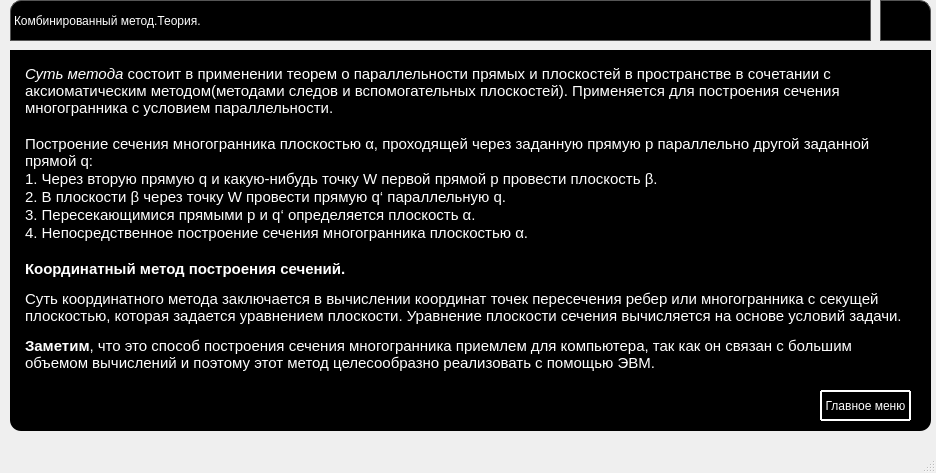
<?xml version="1.0" encoding="UTF-8"?>
<ui version="4.0">
 <class>mainWindow</class>
 <widget class="QMainWindow" name="mainWindow">
  <property name="geometry">
   <rect>
    <x>0</x>
    <y>0</y>
    <width>936</width>
    <height>473</height>
   </rect>
  </property>
  <property name="windowTitle">
   <string>MainWindow</string>
  </property>
  <property name="documentMode">
   <bool>false</bool>
  </property>
  <property name="dockNestingEnabled">
   <bool>false</bool>
  </property>
  <widget class="QWidget" name="centralwidget">
   <widget class="QPushButton" name="closebutton">
    <property name="geometry">
     <rect>
      <x>880</x>
      <y>0</y>
      <width>51</width>
      <height>41</height>
     </rect>
    </property>
    <property name="mouseTracking">
     <bool>false</bool>
    </property>
    <property name="styleSheet">
     <string notr="true">QPushButton{
border: 1px solid #555;
padding: 5 px ;
border-top-right-radius: 11px;
background: black;
}
QPushButton:hover { background: rgba(255,255,255,.2); }
QPushButton:pressed { background: white; }</string>
    </property>
    <property name="text">
     <string/>
    </property>
    <property name="icon">
     <iconset>
      <normaloff>photos/крестик.png</normaloff>photos/крестик.png</iconset>
    </property>
    <property name="default">
     <bool>false</bool>
    </property>
   </widget>
   <widget class="QLabel" name="label">
    <property name="geometry">
     <rect>
      <x>10</x>
      <y>0</y>
      <width>861</width>
      <height>41</height>
     </rect>
    </property>
    <property name="styleSheet">
     <string notr="true">QLabel{
	font: 75 italic 22pt &quot;MS Sans Serif&quot;;
color: white;
border: 1px solid #555;
border-top-left-radius: 11px;
background: black;
font-weight: 3;
text-transform: capitalize;
font-size: 25;
}</string>
    </property>
    <property name="text">
     <string>Комбинированный метод.Теория.</string>
    </property>
   </widget>
   <widget class="QGroupBox" name="groupBox_2">
    <property name="geometry">
     <rect>
      <x>10</x>
      <y>50</y>
      <width>921</width>
      <height>381</height>
     </rect>
    </property>
    <property name="styleSheet">
     <string notr="true">QGroupBox{
border-bottom-left-radius: 11px;
border-bottom-right-radius: 11px;
background: black;
}</string>
    </property>
    <property name="title">
     <string/>
    </property>
    <widget class="QLabel" name="label_13">
     <property name="geometry">
      <rect>
       <x>20</x>
       <y>20</y>
       <width>47</width>
       <height>13</height>
      </rect>
     </property>
     <property name="text">
      <string>TextLabel</string>
     </property>
    </widget>
    <widget class="QLabel" name="label_14">
     <property name="geometry">
      <rect>
       <x>20</x>
       <y>30</y>
       <width>47</width>
       <height>13</height>
      </rect>
     </property>
     <property name="text">
      <string>TextLabel</string>
     </property>
    </widget>
    <widget class="QStackedWidget" name="stackedWidget">
     <property name="geometry">
      <rect>
       <x>10</x>
       <y>10</y>
       <width>901</width>
       <height>341</height>
      </rect>
     </property>
     <property name="styleSheet">
      <string notr="true">color:white;
background:black;
</string>
     </property>
     <property name="currentIndex">
      <number>0</number>
     </property>
     <widget class="QWidget" name="page">
      <widget class="QTextBrowser" name="textBrowser">
       <property name="geometry">
        <rect>
         <x>0</x>
         <y>0</y>
         <width>901</width>
         <height>341</height>
        </rect>
       </property>
       <property name="styleSheet">
        <string notr="true">QTextBrowser{
color: white;
border: 1px solid black;
border-top-left-radius: 11px;
background: black;
font-weight: 3;
text-transform: capitalize;
font-size: 25;
color: white;
}</string>
       </property>
       <property name="html">
        <string>&lt;!DOCTYPE HTML PUBLIC &quot;-//W3C//DTD HTML 4.0//EN&quot; &quot;http://www.w3.org/TR/REC-html40/strict.dtd&quot;&gt;
&lt;html&gt;&lt;head&gt;&lt;meta name=&quot;qrichtext&quot; content=&quot;1&quot; /&gt;&lt;style type=&quot;text/css&quot;&gt;
p, li { white-space: pre-wrap; }
&lt;/style&gt;&lt;/head&gt;&lt;body style=&quot; font-family:'MS Shell Dlg 2'; font-size:8.25pt; font-weight:0; font-style:normal;&quot;&gt;
&lt;p style=&quot; margin-top:0px; margin-bottom:0px; margin-left:0px; margin-right:0px; -qt-block-indent:0; text-indent:0px;&quot;&gt;&lt;span style=&quot; font-size:11pt; font-style:italic; color:#ffffff;&quot;&gt;Суть метода&lt;/span&gt;&lt;span style=&quot; font-size:11pt; color:#ffffff;&quot;&gt; состоит в применении теорем о параллельности прямых и плоскостей в пространстве в сочетании с аксиоматическим методом(методами следов и вспомогательных плоскостей). Применяется для построения сечения многогранника с условием параллельности.&lt;/span&gt;&lt;/p&gt;
&lt;p style=&quot;-qt-paragraph-type:empty; margin-top:0px; margin-bottom:0px; margin-left:0px; margin-right:0px; -qt-block-indent:0; text-indent:0px; font-size:11pt; color:#ffffff;&quot;&gt;&lt;br /&gt;&lt;/p&gt;
&lt;p style=&quot; margin-top:0px; margin-bottom:0px; margin-left:0px; margin-right:0px; -qt-block-indent:0; text-indent:0px;&quot;&gt;&lt;span style=&quot; font-size:11pt; color:#ffffff;&quot;&gt;Построение сечения многогранника плоскостью α, проходящей через заданную прямую p параллельно другой заданной прямой q:&lt;/span&gt;&lt;/p&gt;
&lt;p style=&quot; margin-top:0px; margin-bottom:0px; margin-left:0px; margin-right:0px; -qt-block-indent:0; text-indent:0px;&quot;&gt;&lt;span style=&quot; font-size:11pt; color:#ffffff;&quot;&gt;1. Через вторую прямую q и какую-нибудь точку W первой прямой р провести плоскость β. &lt;/span&gt;&lt;/p&gt;
&lt;p style=&quot; margin-top:0px; margin-bottom:0px; margin-left:0px; margin-right:0px; -qt-block-indent:0; text-indent:0px;&quot;&gt;&lt;span style=&quot; font-size:11pt; color:#ffffff;&quot;&gt;2. В плоскости β через точку W провести прямую q‘ параллельную q.&lt;/span&gt;&lt;/p&gt;
&lt;p style=&quot; margin-top:0px; margin-bottom:0px; margin-left:0px; margin-right:0px; -qt-block-indent:0; text-indent:0px;&quot;&gt;&lt;span style=&quot; font-size:11pt; color:#ffffff;&quot;&gt;3. Пересекающимися прямыми p и q‘ определяется плоскость α. &lt;/span&gt;&lt;/p&gt;
&lt;p style=&quot; margin-top:0px; margin-bottom:0px; margin-left:0px; margin-right:0px; -qt-block-indent:0; text-indent:0px;&quot;&gt;&lt;span style=&quot; font-size:11pt; color:#ffffff;&quot;&gt;4. Непосредственное построение сечения многогранника плоскостью α.&lt;/span&gt;&lt;/p&gt;
&lt;p style=&quot;-qt-paragraph-type:empty; margin-top:0px; margin-bottom:0px; margin-left:0px; margin-right:0px; -qt-block-indent:0; text-indent:0px; font-size:11pt; color:#ffffff;&quot;&gt;&lt;br /&gt;&lt;/p&gt;
&lt;p style=&quot; margin-top:0px; margin-bottom:0px; margin-left:0px; margin-right:0px; -qt-block-indent:0; text-indent:0px;&quot;&gt;&lt;span style=&quot; font-family:'Merriweather,Georgia,sans-serif'; font-size:11pt; font-weight:600; color:#ffffff;&quot;&gt;Координатный метод построения сечений.&lt;/span&gt;&lt;/p&gt;
&lt;p style=&quot; margin-top:12px; margin-bottom:12px; margin-left:0px; margin-right:0px; -qt-block-indent:0; text-indent:0px;&quot;&gt;&lt;span style=&quot; font-family:'Merriweather,Georgia,sans-serif'; font-size:11pt; font-weight:400; color:#ffffff;&quot;&gt;Суть координатного метода заключается в вычислении координат точек пересечения ребер или многогранника с секущей плоскостью, которая задается уравнением плоскости. Уравнение плоскости сечения вычисляется на основе условий задачи.&lt;/span&gt;&lt;/p&gt;
&lt;p style=&quot; margin-top:12px; margin-bottom:12px; margin-left:0px; margin-right:0px; -qt-block-indent:0; text-indent:0px;&quot;&gt;&lt;span style=&quot; font-family:'Merriweather,Georgia,sans-serif'; font-size:11pt; font-weight:600; color:#ffffff;&quot;&gt;Заметим&lt;/span&gt;&lt;span style=&quot; font-family:'Merriweather,Georgia,sans-serif'; font-size:11pt; font-weight:400; color:#ffffff;&quot;&gt;, что это способ построения сечения многогранника приемлем для компьютера, так как он связан с большим объемом вычислений и поэтому этот метод целесообразно реализовать с помощью ЭВМ.&lt;/span&gt;&lt;/p&gt;&lt;/body&gt;&lt;/html&gt;</string>
       </property>
      </widget>
     </widget>
     <widget class="QWidget" name="page_2">
      <widget class="QLabel" name="label_2">
       <property name="geometry">
        <rect>
         <x>0</x>
         <y>0</y>
         <width>111</width>
         <height>31</height>
        </rect>
       </property>
       <property name="styleSheet">
        <string notr="true">
font: 18pt &quot;MS Sans Serif&quot;;</string>
       </property>
       <property name="text">
        <string>Пример </string>
       </property>
      </widget>
      <widget class="QTextBrowser" name="textBrowser_2">
       <property name="geometry">
        <rect>
         <x>120</x>
         <y>-10</y>
         <width>741</width>
         <height>51</height>
        </rect>
       </property>
       <property name="styleSheet">
        <string notr="true">QTextBrowser{
color: white;
border: 1px solid black;
border-top-left-radius: 11px;
background: black;
font-weight: 3;
text-transform: capitalize;
font-size: 25;
color: white;
}</string>
       </property>
       <property name="html">
        <string>&lt;!DOCTYPE HTML PUBLIC &quot;-//W3C//DTD HTML 4.0//EN&quot; &quot;http://www.w3.org/TR/REC-html40/strict.dtd&quot;&gt;
&lt;html&gt;&lt;head&gt;&lt;meta name=&quot;qrichtext&quot; content=&quot;1&quot; /&gt;&lt;style type=&quot;text/css&quot;&gt;
p, li { white-space: pre-wrap; }
&lt;/style&gt;&lt;/head&gt;&lt;body style=&quot; font-family:'MS Shell Dlg 2'; font-size:8.25pt; font-weight:0; font-style:normal;&quot;&gt;
&lt;p style=&quot; margin-top:12px; margin-bottom:12px; margin-left:0px; margin-right:0px; -qt-block-indent:0; text-indent:0px;&quot;&gt;&lt;span style=&quot; font-family:'Calibri'; font-size:11pt; font-weight:600; font-style:italic; color:#ffffff;&quot;&gt;Задача: &lt;/span&gt;&lt;span style=&quot; font-family:'Calibri'; font-size:11pt; color:#ffffff;&quot;&gt;построить сечение параллелепипеда АВСDА1В1С1D1 плоскостью α, заданной точками Р, Q и R, если точка Р лежит на диагонали А1C1, точка Q - на ребре ВВ1 и точка R - на ребре DD1&lt;/span&gt;&lt;span style=&quot; font-size:11pt; color:#ffffff;&quot;&gt; &lt;/span&gt;&lt;/p&gt;&lt;/body&gt;&lt;/html&gt;</string>
       </property>
      </widget>
      <widget class="QTextBrowser" name="textBrowser_3">
       <property name="geometry">
        <rect>
         <x>500</x>
         <y>140</y>
         <width>371</width>
         <height>91</height>
        </rect>
       </property>
       <property name="styleSheet">
        <string notr="true">QTextBrowser{
color: white;
border: 1px solid black;
border-top-left-radius: 11px;
background: black;
font-weight: 3;
text-transform: capitalize;
font-size: 25;
color: white;
}</string>
       </property>
       <property name="html">
        <string>&lt;!DOCTYPE HTML PUBLIC &quot;-//W3C//DTD HTML 4.0//EN&quot; &quot;http://www.w3.org/TR/REC-html40/strict.dtd&quot;&gt;
&lt;html&gt;&lt;head&gt;&lt;meta name=&quot;qrichtext&quot; content=&quot;1&quot; /&gt;&lt;style type=&quot;text/css&quot;&gt;
p, li { white-space: pre-wrap; }
&lt;/style&gt;&lt;/head&gt;&lt;body style=&quot; font-family:'MS Shell Dlg 2'; font-size:8.25pt; font-weight:0; font-style:normal;&quot;&gt;
&lt;p style=&quot; margin-top:0px; margin-bottom:0px; margin-left:0px; margin-right:0px; -qt-block-indent:0; text-indent:0px;&quot;&gt;&lt;span style=&quot; font-family:'Calibri'; font-size:12pt; font-weight:600; font-style:italic; color:#ffffff;&quot;&gt;Решение:&lt;/span&gt;&lt;span style=&quot; font-size:12pt; font-weight:600; font-style:italic; color:#ffffff;&quot;&gt; &lt;/span&gt;&lt;/p&gt;
&lt;p style=&quot; margin-top:0px; margin-bottom:0px; margin-left:0px; margin-right:0px; -qt-block-indent:0; text-indent:0px;&quot;&gt;&lt;span style=&quot; font-family:'Calibri'; font-size:12pt; font-style:italic; color:#ffffff;&quot;&gt;Вариантов решения этой задачи существует 2. Поэтому сейчас будут разобраны оба этих варианта.&lt;/span&gt;&lt;/p&gt;&lt;/body&gt;&lt;/html&gt;</string>
       </property>
      </widget>
      <widget class="QLabel" name="label_3">
       <property name="geometry">
        <rect>
         <x>40</x>
         <y>70</y>
         <width>371</width>
         <height>251</height>
        </rect>
       </property>
       <property name="styleSheet">
        <string notr="true">background-image: url(:/newPrefix3/Паралл.jpg);</string>
       </property>
       <property name="text">
        <string/>
       </property>
      </widget>
     </widget>
     <widget class="QWidget" name="page_3">
      <widget class="QLabel" name="label_5">
       <property name="geometry">
        <rect>
         <x>0</x>
         <y>0</y>
         <width>131</width>
         <height>31</height>
        </rect>
       </property>
       <property name="styleSheet">
        <string notr="true">
font: 18pt &quot;MS Sans Serif&quot;;</string>
       </property>
       <property name="text">
        <string>Решение а</string>
       </property>
      </widget>
      <widget class="QLabel" name="label_7">
       <property name="geometry">
        <rect>
         <x>0</x>
         <y>40</y>
         <width>451</width>
         <height>311</height>
        </rect>
       </property>
       <property name="styleSheet">
        <string notr="true">background-image: url(:/newPrefix3/параллA.png);</string>
       </property>
       <property name="text">
        <string/>
       </property>
      </widget>
      <widget class="QLabel" name="label_12">
       <property name="geometry">
        <rect>
         <x>140</x>
         <y>0</y>
         <width>741</width>
         <height>21</height>
        </rect>
       </property>
       <property name="styleSheet">
        <string notr="true">color: rgb(255, 255, 255);
font: 12pt &quot;MS Shell Dlg 2&quot;;</string>
       </property>
       <property name="text">
        <string>Решим эту задачу с применением метода следов и теорем о параллельности прямых и плоскостей.</string>
       </property>
      </widget>
      <widget class="QTextBrowser" name="textBrowser_4">
       <property name="geometry">
        <rect>
         <x>460</x>
         <y>30</y>
         <width>451</width>
         <height>321</height>
        </rect>
       </property>
       <property name="styleSheet">
        <string notr="true">QTextBrowser{
color: white;
border: 1px solid black;
border-top-left-radius: 11px;
background: black;
font-weight: 3;
text-transform: capitalize;
font-size: 25;
color: white;
}</string>
       </property>
       <property name="html">
        <string>&lt;!DOCTYPE HTML PUBLIC &quot;-//W3C//DTD HTML 4.0//EN&quot; &quot;http://www.w3.org/TR/REC-html40/strict.dtd&quot;&gt;
&lt;html&gt;&lt;head&gt;&lt;meta name=&quot;qrichtext&quot; content=&quot;1&quot; /&gt;&lt;style type=&quot;text/css&quot;&gt;
p, li { white-space: pre-wrap; }
&lt;/style&gt;&lt;/head&gt;&lt;body style=&quot; font-family:'MS Shell Dlg 2'; font-size:8.25pt; font-weight:0; font-style:normal;&quot;&gt;
&lt;p style=&quot; margin-top:0px; margin-bottom:0px; margin-left:0px; margin-right:0px; -qt-block-indent:0; text-indent:0px;&quot;&gt;&lt;span style=&quot; font-family:'Calibri'; font-size:12pt; font-weight:600; font-style:italic; color:#ffffff;&quot;&gt;Решение:&lt;/span&gt;&lt;span style=&quot; font-size:12pt; font-weight:600; font-style:italic; color:#ffffff;&quot;&gt; &lt;/span&gt;&lt;/p&gt;
&lt;p style=&quot; margin-top:0px; margin-bottom:0px; margin-left:0px; margin-right:0px; -qt-block-indent:0; text-indent:0px;&quot;&gt;&lt;span style=&quot; font-family:'Calibri'; font-size:12pt; color:#ffffff;&quot;&gt;Построим след секущей плоскости α = (РQR) на плоскости АВС Для этого строим точки Т1 = РQ ∩ Р1В, где PP1║AA1, P1 є AC, и T2 = RQ ∩ ВD. Построив след Т1Т2, замечаем, что точка Р лежит в плоскости А1B1C1, которая параллельна плоскости АВС. Это означает, что плоскость α пересекает плоскость А1B1C1 по прямой, проходящей через точку Р и параллельной прямой Т1Т2. Проведем эту прямую и обозначим через М и Е точки ее пересечения с ребрами соответственно А1B1 и А1D1. Получаем: М = α ∩ А1B1, Е =α∩ А1D1. Тогда отрезки ЕR и QМ являются сторонами искомого сечения.&lt;/span&gt;&lt;span style=&quot; font-size:12pt; color:#ffffff;&quot;&gt; &lt;/span&gt;&lt;/p&gt;
&lt;p style=&quot; margin-top:0px; margin-bottom:0px; margin-left:0px; margin-right:0px; -qt-block-indent:0; text-indent:0px;&quot;&gt;&lt;span style=&quot; font-family:'Calibri'; font-size:12pt; color:#ffffff;&quot;&gt;Далее, так как плоскость ВСС1 параллельна плоскости грани ADD1A1, то плоскость α пересекает грань ВСC1B1 по от резку QF (F= α ∩ СС1), параллельному прямой ЕR. Таким образом, пятиугольник ERFQM - искомое сечение. Точку F можно получить, проведя RF║ MQ.&lt;/span&gt;&lt;span style=&quot; font-size:12pt; color:#ffffff;&quot;&gt; &lt;/span&gt;&lt;/p&gt;&lt;/body&gt;&lt;/html&gt;</string>
       </property>
      </widget>
     </widget>
     <widget class="QWidget" name="page_4">
      <widget class="QLabel" name="label_6">
       <property name="geometry">
        <rect>
         <x>0</x>
         <y>0</y>
         <width>131</width>
         <height>31</height>
        </rect>
       </property>
       <property name="styleSheet">
        <string notr="true">
font: 18pt &quot;MS Sans Serif&quot;;</string>
       </property>
       <property name="text">
        <string>Решение б</string>
       </property>
      </widget>
      <widget class="QLabel" name="label_9">
       <property name="geometry">
        <rect>
         <x>40</x>
         <y>70</y>
         <width>371</width>
         <height>241</height>
        </rect>
       </property>
       <property name="styleSheet">
        <string notr="true">background-image: url(:/newPrefix3/параллБ.png);</string>
       </property>
       <property name="text">
        <string/>
       </property>
      </widget>
      <widget class="QTextBrowser" name="textBrowser_5">
       <property name="geometry">
        <rect>
         <x>150</x>
         <y>0</y>
         <width>721</width>
         <height>51</height>
        </rect>
       </property>
       <property name="styleSheet">
        <string notr="true">QTextBrowser{
color: white;
border: 1px solid black;
border-top-left-radius: 11px;
background: black;
font-weight: 3;
text-transform: capitalize;
font-size: 25;
color: white;
}</string>
       </property>
       <property name="html">
        <string>&lt;!DOCTYPE HTML PUBLIC &quot;-//W3C//DTD HTML 4.0//EN&quot; &quot;http://www.w3.org/TR/REC-html40/strict.dtd&quot;&gt;
&lt;html&gt;&lt;head&gt;&lt;meta name=&quot;qrichtext&quot; content=&quot;1&quot; /&gt;&lt;style type=&quot;text/css&quot;&gt;
p, li { white-space: pre-wrap; }
&lt;/style&gt;&lt;/head&gt;&lt;body style=&quot; font-family:'MS Shell Dlg 2'; font-size:8.25pt; font-weight:0; font-style:normal;&quot;&gt;
&lt;p style=&quot; margin-top:0px; margin-bottom:0px; margin-left:0px; margin-right:0px; -qt-block-indent:0; text-indent:0px;&quot;&gt;&lt;span style=&quot; font-family:'Calibri'; font-size:12pt; color:#ffffff;&quot;&gt;Решим эту задачу, применяя метод внутреннего проектирования и теоремы о параллельности прямых и плоскостей.&lt;/span&gt;&lt;span style=&quot; font-size:12pt; color:#ffffff;&quot;&gt; &lt;/span&gt;&lt;/p&gt;&lt;/body&gt;&lt;/html&gt;</string>
       </property>
      </widget>
      <widget class="QTextBrowser" name="textBrowser_6">
       <property name="geometry">
        <rect>
         <x>480</x>
         <y>60</y>
         <width>381</width>
         <height>261</height>
        </rect>
       </property>
       <property name="styleSheet">
        <string notr="true">QTextBrowser{
color: white;
border: 1px solid black;
border-top-left-radius: 11px;
background: black;
font-weight: 3;
text-transform: capitalize;
font-size: 25;
color: white;
}</string>
       </property>
       <property name="html">
        <string>&lt;!DOCTYPE HTML PUBLIC &quot;-//W3C//DTD HTML 4.0//EN&quot; &quot;http://www.w3.org/TR/REC-html40/strict.dtd&quot;&gt;
&lt;html&gt;&lt;head&gt;&lt;meta name=&quot;qrichtext&quot; content=&quot;1&quot; /&gt;&lt;style type=&quot;text/css&quot;&gt;
p, li { white-space: pre-wrap; }
&lt;/style&gt;&lt;/head&gt;&lt;body style=&quot; font-family:'MS Shell Dlg 2'; font-size:8.25pt; font-weight:0; font-style:normal;&quot;&gt;
&lt;p style=&quot; margin-top:0px; margin-bottom:0px; margin-left:0px; margin-right:0px; -qt-block-indent:0; text-indent:0px;&quot;&gt;&lt;span style=&quot; color:#ffffff;&quot;&gt;Решение:&lt;/span&gt;&lt;/p&gt;
&lt;p style=&quot; margin-top:0px; margin-bottom:0px; margin-left:0px; margin-right:0px; -qt-block-indent:0; text-indent:0px;&quot;&gt;&lt;span style=&quot; font-family:'Calibri'; font-size:10pt; color:#ffffff;&quot;&gt;Пусть Н=АС ∩ ВD (рис. 12). Проведя прямую НН1 параллельно ребру ВВ1 (Н1 є RQ), построим точку F: F=РН1 ∩ CC1.Tочка F является точкой пересечения плоскости α с ребром СС1, так как РН1 є α. Тогда отрезки RF и QF, по которым плоскость α пересекает соответственно грани CС1D1D и ВСС1В1 данного параллелепипеда, являются сторонами его искомого сечения.&lt;/span&gt;&lt;span style=&quot; font-size:10pt; color:#ffffff;&quot;&gt; &lt;/span&gt;&lt;/p&gt;
&lt;p style=&quot; margin-top:0px; margin-bottom:0px; margin-left:0px; margin-right:0px; -qt-block-indent:0; text-indent:0px;&quot;&gt;&lt;span style=&quot; font-family:'Calibri'; font-size:10pt; color:#ffffff;&quot;&gt;Так как плоскость АВВ1 параллельна плоскости CDD1, то пересечением плоскости α и грани АВВ1А1 является отрезок QМ (М є А1В1), параллельный отрезку FR; отрезок QМ - сторона сечения. Далее, точка Е = МР ∩ А1D1 является точкой пересечения плоскости α и ребра А1D1, так как МР є α. Поэтому точка Е - еще одна вершина искомого сечения. Таким образом, пятиугольник ERFQM - искомое сечение. Точку Е можно построить, проведя прямую RЕ ║ FQ. Тогда М = РЕ ∩ А1B1.&lt;/span&gt;&lt;span style=&quot; font-size:10pt; color:#ffffff;&quot;&gt; &lt;/span&gt;&lt;/p&gt;
&lt;p style=&quot;-qt-paragraph-type:empty; margin-top:0px; margin-bottom:0px; margin-left:0px; margin-right:0px; -qt-block-indent:0; text-indent:0px; font-size:10pt;&quot;&gt;&lt;br /&gt;&lt;/p&gt;&lt;/body&gt;&lt;/html&gt;</string>
       </property>
      </widget>
     </widget>
    </widget>
    <widget class="QPushButton" name="tomainbutton">
     <property name="geometry">
      <rect>
       <x>810</x>
       <y>340</y>
       <width>91</width>
       <height>31</height>
      </rect>
     </property>
     <property name="styleSheet">
      <string notr="true">QPushButton {
  display: inline-block;
  color: white;
  text-decoration: none;
  user-select: none;
  outline: none;
  border: 2px solid white;
  border-radius: 1px;
  transition: 0.2s;
} 
QPushButton:hover { background: rgba(255,255,255,.2); }
QPushButton:pressed { background: white; }</string>
     </property>
     <property name="text">
      <string>Главное меню</string>
     </property>
    </widget>
   </widget>
   <zorder>groupBox_2</zorder>
   <zorder>closebutton</zorder>
   <zorder>label</zorder>
  </widget>
  <widget class="QMenuBar" name="menubar">
   <property name="geometry">
    <rect>
     <x>0</x>
     <y>0</y>
     <width>936</width>
     <height>21</height>
    </rect>
   </property>
  </widget>
  <widget class="QStatusBar" name="statusbar"/>
 </widget>
 <resources>
  <include location="photos/photos.qrc"/>
 </resources>
 <connections/>
</ui>
